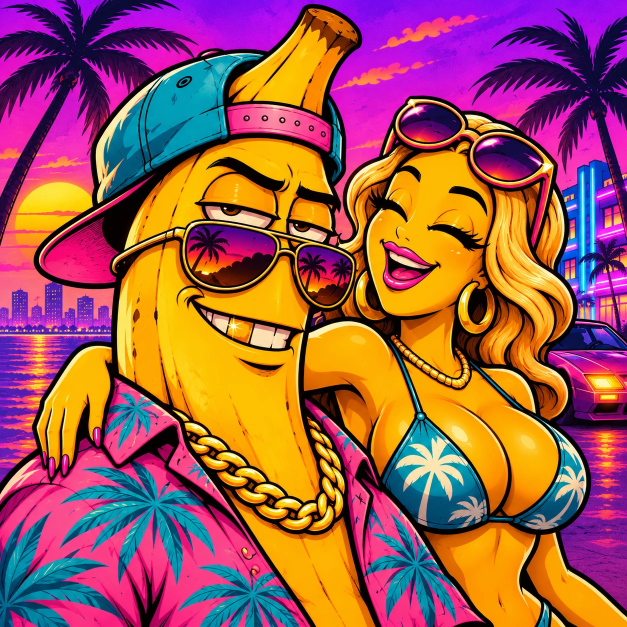
#> input picture assets/brand/pfp_bananas.webp, 1254 x 1254 px (shown at 1/2 size)
$ python endcard.py
#> lines starting #> are read from the running program, lines starting #| are printed output that depends on the picture; after the words box and inside, x2 and y2 are one past the last pixel; in counts of white or black regions, pixels touching at a corner belong together
"""
endcard.py - the animated end screen of the long-form video (1920x1080, 30 fps), one per brand.
It leaves clean, empty zones for YouTube's end-screen elements (two videos + the subscribe circle);
only quiet frames mark them, nothing pretends to be a button. The only text is the channel name.

How kompilace.py calls it (instead of render_end):

    sys.path.insert(0, str(HERE / "tools" / "long")); import endcard

    endcard.bananas(out_path)                 # 8.0 s: yellow paper, halftone, profile picture, name, our banana
    endcard.fanpage(out_path)                 # assets/outro/fanpage_outro_16x9.mp4 exists -> the model's landscape
                                              # outro full frame (its length, its sound) + name + zones on the
                                              # side away from her face; otherwise the 8.0 s neon night card
    endcard.render(z, out_path)               # z = "bananas" | "fanpage" -> the same, returns the info dict

  Both return {"path", "dur", "zones": {"video": [(x0, y0, x1, y1), (..)], "subscribe": (cx, cy, r)}, "side"}.
  The file is ready for concat: yuv420p, timescale 90000, AAC 48 kHz stereo, -16 LUFS, true peak <= -1.5 dB.
  Options: music=<path>|False (bed under our sounds; default = first track of the brand, False = none),
  mstart=<s> (where in the track), venc=[...] (kompilace's encoder arguments), dur=8.0.
  Prebuilt copies: assets/long/end_bananas.mp4, assets/long/end_fanpage.mp4 (python tools/long/endcard.py).

  python tools/long/endcard.py [bananas|fanpage]   # -> assets/long/end_<brand>.mp4 + out/_ukazka/ preview + sheet

Where the YouTube elements go (Studio -> Editor -> End screen, template "2 videos, 1 subscribe"):
  bananas            videos (110,120)-(750,480) and (1170,120)-(1810,480), subscribe circle centre (960,300) r 125
  fanpage, no model  the same
  fanpage, model     one column (2 videos + the circle under them) on the side she never enters during the
                     whole outro, see the returned "zones"; the profile picture + name pop up on the other
                     side once she has walked away from it

Everything is drawn here (Pillow + numpy, fonts from fonts/), sounds are synthesized. The film is a pure
function of time: frame(t) draws the whole picture, motion = closed-form springs, no randomness at run time.
"""
import json
import math
import re
import shutil
import subprocess
import sys
import tempfile
import wave
from pathlib import Path

import numpy as np
from PIL import Image, ImageChops, ImageDraw, ImageFilter, ImageFont

HERE = Path(__file__).resolve().parents[2]
W, H, FPS, SR = 1920, 1080, 30, 48000
S = 2                                          # supersampling of sprites
BANANA_KEY = "0x1BD02A"                        # the greenscreen of assets/banan (same as klipuj.BANANA_KEY)
OUTRO_16x9 = HERE / "assets" / "outro" / "fanpage_outro_16x9.mp4"
MODEL_OUTRO = False                            # owner 18. 11.: the model stays out of the videos
OUTRO_SKIP = 3.5                               # s cut from the start of the model's outro (Aleš 18. 11.: shorter, ~11.6 s)
LUFS = -16.0

BRANDS = {
    "bananas": {"name": "gta6bananaclips", "pfp": "assets/brand/pfp_bananas.webp", "font": "fonts/cap/montserrat-900.ttf",
                "music": "assets/hudba/The_Heavy_Toll.mp3", "mstart": 24.0},
    "fanpage": {"name": "gta6fanpageclip", "pfp": "assets/brand/pfp_fanpage.webp", "font": "fonts/cap/anton.ttf",
                "music": "assets/hudba/fanpage/Asphalt_Swagger.mp3", "mstart": 20.0},
}
PINK, CYAN = (255, 79, 216), (64, 224, 230)
YELLOW, AMBER, INK, SLATE, SLATE_EDGE = (255, 225, 53), (246, 176, 28), (31, 27, 20), (46, 49, 59), (84, 89, 106)

# the standard zones (bananas and the fanpage card without the model)
ZONES = {"video": [(110, 120, 750, 480), (1170, 120, 1810, 480)], "subscribe": (960, 300, 125)}


# ---------------------------------------------------------------------------
# small tools

# [10 lines left out: function spring, not called in this run]


def clamp(x, a=0.0, b=1.0):
    return max(a, min(b, x))


def ease(x):
    x = clamp(x)
    return 1 - (1 - x) ** 3


def font(path, px):
    return ImageFont.truetype(str(HERE / path), int(px * S))


# [12 lines left out: function paste, not called in this run]


_cache = {}


# [14 lines left out: function put, not called in this run]


def with_shadow(shape, blur, off, strength, margin):
    """RGBA sprite with a soft shadow under it; `margin` px of room on every side (all at S x)."""
    out = Image.new("RGBA", (shape.width + 2 * margin, shape.height + 2 * margin), (0, 0, 0, 0))
    sh = Image.new("L", out.size, 0)
    sh.paste(shape.getchannel("A").point(lambda v: int(v * strength)), (margin + off[0], margin + off[1]))
    out.putalpha(sh.filter(ImageFilter.GaussianBlur(blur)))
    out.alpha_composite(shape, (margin, margin))
    return out


def circle_pic(path, d, ring, ring_w, ring2=None, ring2_w=0):
    """Profile picture in a circle with one or two rings (drawn at S x)."""
    d *= S
    pic = Image.open(HERE / path).convert("RGB")
    s = min(pic.size)
    pic = pic.crop(((pic.width - s) // 2, (pic.height - s) // 2, (pic.width + s) // 2, (pic.height + s) // 2))
    im = Image.new("RGBA", (d, d), (0, 0, 0, 0))
    dr = ImageDraw.Draw(im)
    pad = 0
    if ring2:
        dr.ellipse((0, 0, d - 1, d - 1), fill=ring2 + (255,))
        pad = ring2_w * S
    dr.ellipse((pad, pad, d - 1 - pad, d - 1 - pad), fill=ring + (255,))
    pad += ring_w * S
    inner = d - 2 * pad
    mask = Image.new("L", (inner, inner), 0)
    ImageDraw.Draw(mask).ellipse((0, 0, inner - 1, inner - 1), fill=255)
    im.paste(pic.resize((inner, inner), Image.LANCZOS), (pad, pad), mask)
    return im


def letters(text, f, col):
    """One sprite per letter + its x offset (px at 1x) so the word can be typed in."""
    asc, desc = f.getmetrics()
    out = []
    for i, ch in enumerate(text):
        x = f.getlength(text[:i])
        wch = max(1, math.ceil(f.getlength(ch)))
        im = Image.new("RGBA", (wch + 16, asc + desc + 16), (0, 0, 0, 0))
        ImageDraw.Draw(im).text((8, 8), ch, font=f, fill=col + (255,))
        out.append((im, (x + wch / 2) / S))
    return out, f.getlength(text) / S, (asc + desc) / S


def fit_px(path, text, px, width):
    while px > 20 and font(path, px).getlength(text) > width * S:
        px -= 2
    return px


def scribble(width, thick, col, wobble=5.0):
    """A hand-drawn underline (slightly wavy, round caps), drawn at S x."""
    hgt = int((thick + 2 * wobble + 8) * S)
    im = Image.new("RGBA", (int(width * S), hgt), (0, 0, 0, 0))
    pts = []
    for i in range(61):
        u = i / 60
        y = hgt / 2 + S * wobble * (0.6 * math.sin(u * 7.3 + 0.4) + 0.4 * math.sin(u * 17.1)) * (0.4 + 0.6 * u)
        pts.append((thick * S + u * (width - 2 * thick) * S, y))
    d = ImageDraw.Draw(im)
    d.line(pts, fill=col + (255,), width=int(thick * S), joint="curve")
    for x, y in (pts[0], pts[-1]):
        d.ellipse((x - thick * S / 2, y - thick * S / 2, x + thick * S / 2, y + thick * S / 2), fill=col + (255,))
    return im


# [24 lines left out: functions reveal, sheen, not called in this run]


def halftone_setup(pitch, angle):
    yy, xx = np.mgrid[0:H, 0:W].astype(np.float32)
    c, s = math.cos(math.radians(angle)), math.sin(math.radians(angle))
    u, v = xx * c + yy * s, -xx * s + yy * c
    return {"u": u, "dv": (v % pitch) - pitch / 2, "xx": xx, "yy": yy, "pitch": pitch}


# [7 lines left out: function halftone, not called in this run]


# ---------------------------------------------------------------------------
# bananas: yellow paper, amber halftone, cut-out windows, sticker banana

def banana_sprite(px, fill, line, shadow=True):
    """A small paper banana (filled crescent with an outline), px wide at 1x; drawn at S x."""
    n = px * S * 2
    im = Image.new("RGBA", (n, n), (0, 0, 0, 0))
    pts = []
    for i in range(29):
        a = math.radians(205 - i * 185 / 28)
        pts.append((n * (0.5 + 0.44 * math.cos(a)), n * (0.24 + 0.50 * math.sin(a))))
    for i in range(29):
        a = math.radians(28 + i * 168 / 28)
        pts.append((n * (0.5 + 0.37 * math.cos(a)), n * (0.07 + 0.27 * math.sin(a))))
    d = ImageDraw.Draw(im)
    d.polygon(pts, fill=fill + (255,))
    d.line(pts + [pts[0]], fill=line + (255,), width=max(2, round(n * 0.045)), joint="curve")
    x, y = pts[0]
    d.line([(x + n * 0.01, y), (x - n * 0.04, y - n * 0.08)], fill=line + (255,), width=max(2, round(n * 0.07)))
    x, y = pts[28]
    d.ellipse((x - n * 0.03, y - n * 0.03, x + n * 0.03, y + n * 0.03), fill=line + (255,))
    im = im.resize((px * S, px * S), Image.LANCZOS)
    return with_shadow(im, 3 * S, (2 * S, 3 * S), 0.30, 8 * S) if shadow else im


# [17 lines left out: function sticker, not called in this run]


def mascot_frames(tmp, height=720):
    """Our banana (reakce2: clap -> points at the viewer -> smirk), keyed, 30 fps -> list of png paths."""
    src = HERE / "assets" / "banan" / "reakce2.mp4"
    if not src.exists():
        return []
    d = Path(tmp) / "mascot"
    d.mkdir(exist_ok=True)
    subprocess.run(["ffmpeg", "-nostdin", "-y", "-v", "error", "-ss", "4.9", "-t", "5.05", "-i", str(src),
                    "-vf", f"fps={FPS},chromakey={BANANA_KEY}:0.16:0.06,scale=-2:{height}:flags=lanczos,format=rgba",
                    str(d / "%04d.png")], check=True)
    return sorted(d.glob("*.png"))


def setup_bananas(tmp):
    b = BRANDS["bananas"]
    A = {"brand": "bananas", "dur": 8.0, "zones": ZONES, "side": None}
    rnd = np.random.default_rng(7)
    # paper: brand yellow, grain, slow mottling, a few banana freckles, a little darker towards the edges
    paper = np.empty((H, W, 3), np.float32)
    paper[:] = YELLOW
    grain = rnd.normal(0, 4.5, (H, W)).astype(np.float32)
    small = Image.fromarray(rnd.normal(128, 60, (H // 24, W // 24)).clip(0, 255).astype(np.uint8))
    mott = np.asarray(small.resize((W, H), Image.BICUBIC).filter(ImageFilter.GaussianBlur(20)), np.float32) - 128
    ht = halftone_setup(26, 28)
    xx, yy = ht["xx"] / W, ht["yy"] / H
    vig = 1.03 - 0.16 * ((xx - 0.5) ** 2 + (yy - 0.5) ** 2) * 2
    paper = (paper + (grain + mott * 0.06)[..., None] * np.array([1.0, 0.95, 0.55], np.float32)) * vig[..., None]
    fr = Image.new("L", (W, H), 0)
    dfr = ImageDraw.Draw(fr)
    for _ in range(110):
        x, y, r = rnd.uniform(0, W), rnd.uniform(0, H), rnd.uniform(1.5, 4.5)
        dfr.ellipse((x - r, y - r, x + r, y + r), fill=int(rnd.uniform(70, 150)))
    fr = np.asarray(fr.filter(ImageFilter.GaussianBlur(0.8)), np.float32)[..., None] / 255
    A["paper"] = paper * (1 - fr) + np.array((150, 96, 30), np.float32) * fr
    A["ht"] = ht
    # dots live in the bottom-left and top-right corners, the middle stays calm
    A["field"] = np.clip(np.abs(xx - yy) * 1.5 - 0.42, 0, 1) ** 0.8
    # zones: dark cut-out windows with a thin lighter edge and a soft shadow
    A["boxes"] = []
    for x0, y0, x1, y1 in ZONES["video"]:
        im = Image.new("RGBA", ((x1 - x0) * S, (y1 - y0) * S), (0, 0, 0, 0))
        ImageDraw.Draw(im).rounded_rectangle((0, 0, im.width - 1, im.height - 1), 26 * S, fill=SLATE + (255,),
                                             outline=SLATE_EDGE + (255,), width=3 * S)
        m = Image.new("L", (x1 - x0, y1 - y0), 0)
        ImageDraw.Draw(m).rounded_rectangle((0, 0, m.width - 1, m.height - 1), 26, fill=255)
        A["boxes"].append((with_shadow(im, 16 * S, (0, 12 * S), 0.42, 50 * S), m, (x0, y0, x1, y1)))
    cx, cy, r = ZONES["subscribe"]
    im = Image.new("RGBA", (2 * r * S, 2 * r * S), (0, 0, 0, 0))
    ImageDraw.Draw(im).ellipse((0, 0, im.width - 1, im.height - 1), fill=SLATE + (255,), outline=SLATE_EDGE + (255,), width=3 * S)
    m = Image.new("L", (2 * r, 2 * r), 0)
    ImageDraw.Draw(m).ellipse((0, 0, 2 * r - 1, 2 * r - 1), fill=255)
    A["circle"] = (with_shadow(im, 16 * S, (0, 12 * S), 0.42, 50 * S), m)
    # lockup: profile picture as a sticker + the name typed in ink + a hand-drawn underline
    pfp = circle_pic(b["pfp"], 216, (255, 255, 255), 9, INK, 5)
    A["pfp"] = with_shadow(pfp, 12 * S, (0, 10 * S), 0.40, 40 * S)
    A["pfp_c"] = (800, 800)
    x0 = 940
    px = fit_px(b["font"], b["name"], 92, 1810 - x0)
    A["letters"], A["name_w"], A["name_h"] = letters(b["name"], font(b["font"], px), INK)
    A["name_x"], A["name_cy"] = x0, 780
    A["line"] = scribble(A["name_w"] + 10, 9, INK)
    # confetti: paper bananas of three sizes; slow fall behind everything + one burst from the picture
    A["ban"] = [banana_sprite(s, (255, 244, 168), (96, 60, 20)) for s in (50, 66, 86)]
    A["fall"] = [(rnd.uniform(0, W), rnd.uniform(0, H + 200), rnd.uniform(46, 96), rnd.uniform(0, 6.28),
                  rnd.uniform(-70, 70), int(rnd.integers(0, 3)), rnd.uniform(0.4, 1.1)) for _ in range(13)]
    A["burst"] = [(rnd.uniform(-1, 1) * 760, -rnd.uniform(420, 1150), rnd.uniform(-420, 420), int(rnd.integers(0, 3)),
                   rnd.uniform(0, 360)) for _ in range(16)]
    A["mascot"] = mascot_frames(tmp)
    return A


T_BOX, T_PFP, T_NAME, T_MAS, T_LINE = (0.10, 0.24, 0.38), 0.55, 0.95, 1.25, 1.75
TYPE_DT = 0.045
SHEENS = ((3.1, 0), (3.35, 2), (3.6, 1), (6.2, 0), (6.45, 2), (6.7, 1))     # (start, zone: 0 left, 2 circle, 1 right)


# [375 lines left out: functions backdrop_bananas, draw_zones, draw_name, frame_bananas, fan_zones, person_extent and 6 more, not called in this run]


# ---------------------------------------------------------------------------
# sound: ours, synthesized

def _add(buf, sig, at, vol=1.0):
    i = int(at * SR)
    if i < buf.size:
        buf[i: i + sig.size] += vol * sig[: buf.size - i]


def snd_tup(f0=420, f1=190):
    """The soft wooden 'tup' of the banana score card."""
    rnd = np.random.default_rng(3)
    t = np.arange(int(SR * 0.2)) / SR
    f = f1 + (f0 - f1) * np.exp(-t / 0.02)
    return np.sin(2 * np.pi * np.cumsum(f) / SR) * np.exp(-t / 0.05) + \
        0.25 * np.convolve(rnd.normal(0, 1, t.size), np.ones(5) / 5, mode="same") * np.exp(-t / 0.006)


def snd_pop():
    t = np.arange(int(SR * 0.18)) / SR
    f = 500 + 560 * np.minimum(1, t / 0.05)
    return (np.sin(2 * np.pi * np.cumsum(f) / SR) * np.exp(-t / 0.04) + 0.25 * np.sin(2 * np.pi * 1568 * t) * np.exp(-t / 0.06)) * np.minimum(1, t * 600)


def snd_tick(f=2100):
    t = np.arange(int(SR * 0.03)) / SR
    return np.sin(2 * np.pi * f * t) * np.exp(-t / 0.004) + 0.5 * np.sin(2 * np.pi * 330 * t) * np.exp(-t / 0.008)


def snd_whoosh(dur=0.5):
    rnd = np.random.default_rng(9)
    n = int(SR * dur)
    ramp = np.linspace(0, 1, n)
    noise = rnd.normal(0, 1, n)
    out = ((1 - ramp) * np.convolve(noise, np.ones(50) / 50, mode="same") + ramp * np.convolve(noise, np.ones(9) / 9, mode="same"))
    return out * np.sin(np.pi * ramp) ** 2 / 0.25


def sfx_track(A):
    buf = np.zeros(int(SR * A["dur"]))
    if A["brand"] == "bananas":
        for i, t0 in enumerate(T_BOX):
            _add(buf, snd_tup(400 - 30 * i, 180), t0 + 0.07, 0.42)
        _add(buf, snd_pop(), T_PFP + 0.05, 0.6)
        _add(buf, snd_tup(520, 300), T_NAME + 0.05, 0.22)      # the name: one soft tonal knock (no typing sounds)
        _add(buf, snd_whoosh(0.45), T_MAS, 0.20)
        _add(buf, snd_tup(300, 150), T_MAS + 0.30, 0.38)
        _add(buf, snd_whoosh(0.3), T_LINE, 0.10)
    else:
        tn = (A["pfp_t"] + 0.22 if A.get("spot") else 0.55) if A["video"] else T_NAME
        vol = 0.5 if A["video"] else 1.0                      # under her voice: quieter
        if A["video"] and A.get("spot"):
            _add(buf, snd_pop(), A["pfp_t"] + 0.05, 0.4 * vol)
        for i, t0 in enumerate(T_BOX):
            _add(buf, snd_whoosh(0.28), t0, 0.10 * vol)
        _add(buf, snd_tup(480, 280), tn + 0.05, 0.20 * vol)     # the name: one soft tonal knock (no typing sounds)
        _add(buf, snd_whoosh(0.4), tn + 0.75, 0.14 * vol)
        if not A["video"]:
            _add(buf, snd_pop(), T_PFP + 0.05, 0.4)
    return np.convolve(buf, np.ones(3) / 3, mode="same")


# ---------------------------------------------------------------------------
# render

VENC = ["-c:v", "libx264", "-preset", "medium", "-crf", "17"]


# [26 lines left out: functions _video_frames, frames, not called in this run]


def render(brand, out, music=None, mstart=None, venc=None, src=None, sheet=None):
    """Build the end card of `brand` -> info dict (path, dur, zones, side). See the top of the file."""
    out = Path(out)
    out.parent.mkdir(parents=True, exist_ok=True)
    b = BRANDS[brand]
    _cache.clear()
    with tempfile.TemporaryDirectory() as tmp:
        tmp = Path(tmp)
        A = setup_bananas(tmp) if brand == "bananas" else setup_fanpage(tmp, src)
#> in setup_bananas, `fr = np.asarray(fr.filter(ImageFilter.GaussianBlur(0.8)), np.float32)[..`:
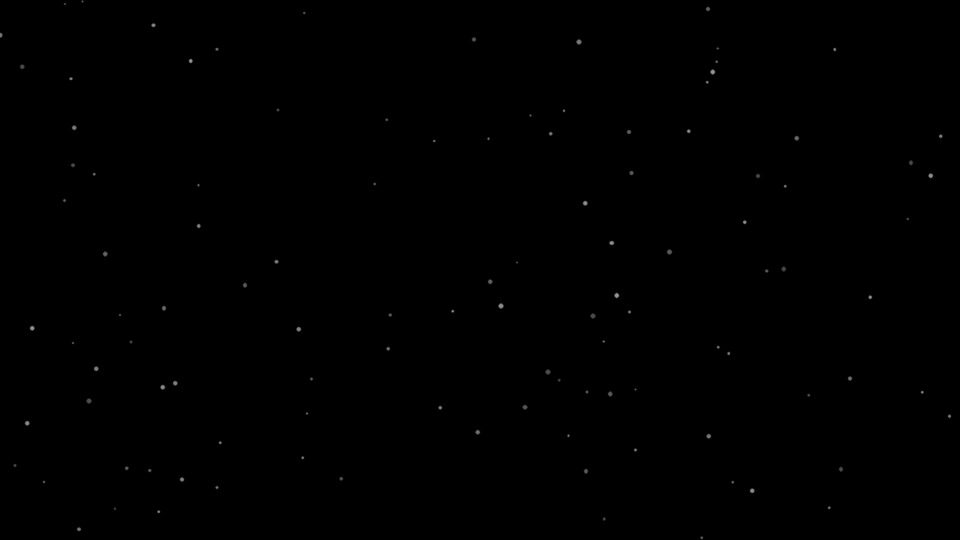
#> fr: shape (1080, 1920, 1) float32 (shown at 1/2 size); min 0, max 0.584, mean 0.000876
#> after the loop in setup_bananas, `for x0, y0, x1, y1 in ZONES["video"]:`:
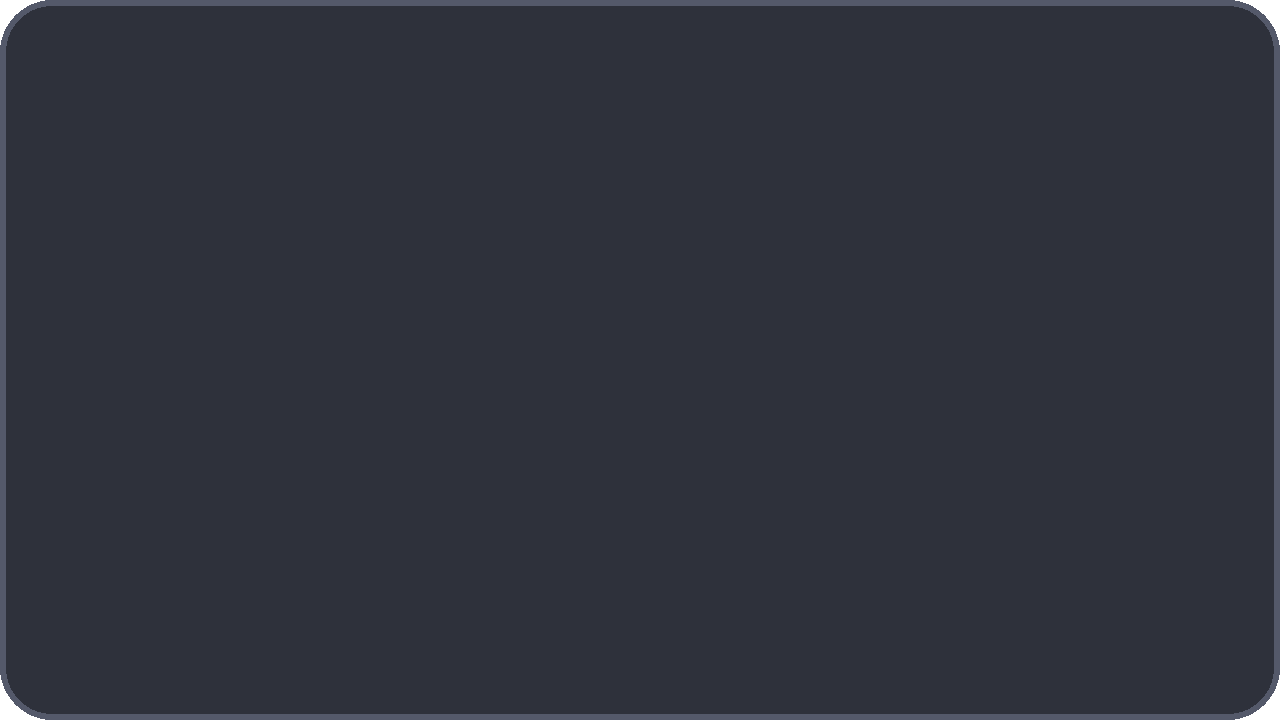
#> im: PIL image 1280x720 RGBA; mean R, G, B, A 46.8, 49.9, 60, 254.3; transparent parts drawn white
#> after the loop in setup_bananas, `for x0, y0, x1, y1 in ZONES["video"]:`:
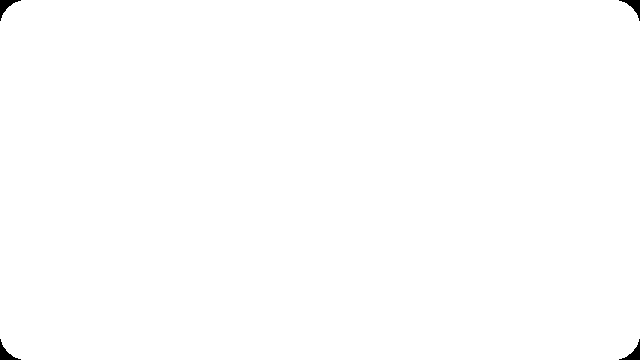
#> m: PIL image 640x360 L; 99.7% white; 4 black regions, box (x1, y1, x2, y2) and area: (0, 0, 21, 21) 150, (619, 0, 640, 21) 150, (0, 339, 21, 360) 150, (619, 339, 640, 360) 150
#> in circle_pic, pic is the input picture: PIL image 1254x1254 RGB; mean R, G, B 159.4, 88.3, 82
#> in circle_pic, `ImageDraw.Draw(mask).ellipse((0, 0, inner - 1, inner - 1), fill=255)`:
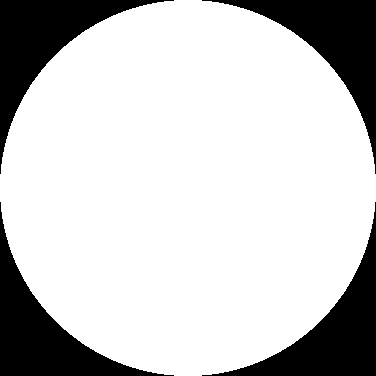
#> mask: PIL image 376x376 L; 78.5% white; 4 black regions, box (x1, y1, x2, y2) and area: (0, 0, 174, 174) 7597, (202, 0, 376, 174) 7597, (0, 202, 174, 376) 7597, (202, 202, 376, 376) 7597
#> after the loop in letters, `for i, ch in enumerate(text):`:
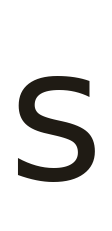
#> im: PIL image 112x231 RGBA; mean R, G, B, A 4.8, 4.2, 3.1, 36.3; transparent parts drawn white
#> after the loop in letters, `for i, ch in enumerate(text):`: out = 15 items
#> the loop in scribble, `for x, y in (pts[0], pts[-1]):` made 2 passes
#> (x, y) on passes 1 to 2: (18, 27.93), (1525.1, 28.99)
#> in banana_sprite, `x, y = pts[0]`: x = 20.24; y = 5.74
#> in banana_sprite, `x, y = pts[28]`: x = 182.7; y = 82.2
#> in with_shadow (call 5), `out.alpha_composite(shape, (margin, margin))`:
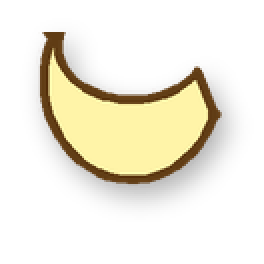
#> out: PIL image 132x132 RGBA (shown 2 times larger); mean R, G, B, A 44.9, 40.5, 26.2, 58.8; transparent parts drawn white
#> the loop in banana_sprite (call 2), `for i in range(29):` made 29 passes
#> a on passes 1 to 8: 0.489, 0.593, 0.698, 0.803, 0.908, 1.01, 1.12, 1.22
#> in with_shadow (call 6), `sh.paste(shape.getchannel("A").point(lambda v: int(v * strength)), (ma..`:
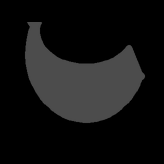
#> sh: PIL image 164x164 L; min 0, max 76, mean 18.6
#> A = 21 items
        dur = A["dur"]
#> dur = 8
        # --- audio: our sounds (+ her voice) (+ a quiet bed of our music), then one gain to -16 LUFS
        wav = tmp / "sfx.wav"
        with wave.open(str(wav), "wb") as w:
            w.setnchannels(1)
            w.setsampwidth(2)
            w.setframerate(SR)
            w.writeframes((np.clip(sfx_track(A), -1, 1) * 32767).astype(np.int16).tobytes())
        ins, parts, n = ["-i", str(wav)], ["[0:a]aresample=48000,aformat=channel_layouts=stereo[s0]"], 1
        has_voice = False
        if A.get("video"):
            probe = subprocess.run(["ffprobe", "-v", "error", "-select_streams", "a", "-show_entries", "stream=index",
                                    "-of", "csv=p=0", str(A["video"])], capture_output=True, text=True).stdout.strip()
            if probe:
                has_voice = True
                ins += ["-ss", f"{OUTRO_SKIP}", "-i", str(A["video"])]
                parts.append(f"[{n}:a]aresample=48000,aformat=channel_layouts=stereo[s{n}]")
                n += 1
        if music is None:
            music = None if has_voice else HERE / b["music"]   # the outro brings its own sound
        if music and Path(music).exists():
            ins += ["-ss", f"{b['mstart'] if mstart is None else mstart:.2f}", "-i", str(music)]
            parts.append(f"[{n}:a]atrim=0:{dur:.3f},asetpts=PTS-STARTPTS,aresample=48000,aformat=channel_layouts=stereo,"
                         f"volume=0.30,afade=t=in:d=0.6,afade=t=out:st={dur - 1.6:.2f}:d=1.6[s{n}]")
            n += 1
        mix = tmp / "mix.wav"
        graph = ";".join(parts) + ";" + "".join(f"[s{i}]" for i in range(n)) + \
            f"amix=inputs={n}:duration=longest:normalize=0,apad=whole_dur={dur:.3f},atrim=0:{dur:.3f}[a]"
        subprocess.run(["ffmpeg", "-nostdin", "-y", "-v", "error"] + ins + ["-filter_complex", graph, "-map", "[a]",
                        "-c:a", "pcm_s16le", str(mix)], check=True)
#> (this line was passed over: subprocess is not available in this run)
#> (the run stopped early here; a loop or call above may not have finished)
